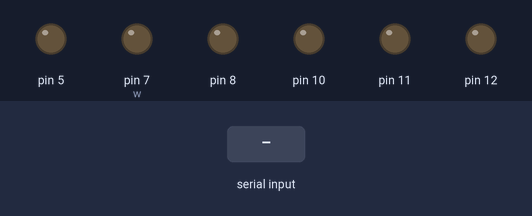
A sketch run on a simulated Arduino Uno, built with avr-gcc and run on an emulated ATmega328P. On the bench: output pins drawn as LEDs (lit = HIGH). The test bench sets the inputs (shaded band). What the sketch prints to the serial monitor is not drawn.

Above: at 1.2 s.
1.3 s: "w" received over Serial
At 1.8 s:
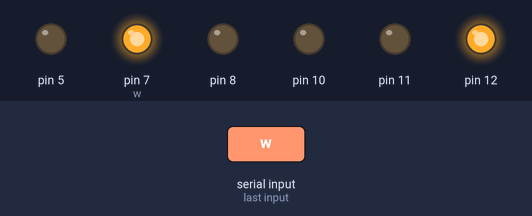
2.8 s: byte 48 ('0') received over Serial
At 4.0 s:
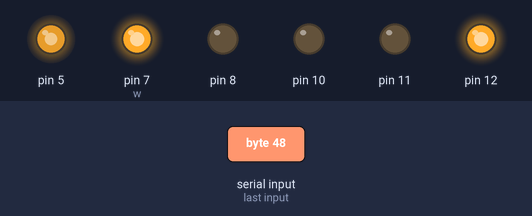
4.3 s: byte 53 ('5') received over Serial
At 5.3 s:
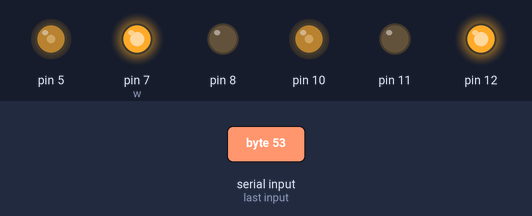
5.8 s: "x" received over Serial
At 6.4 s:
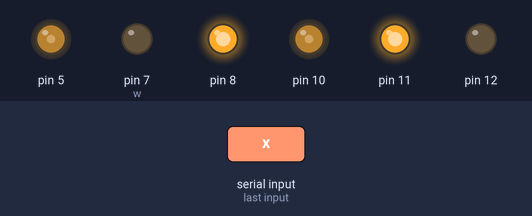
7.3 s: "a" received over Serial
At 8.5 s:
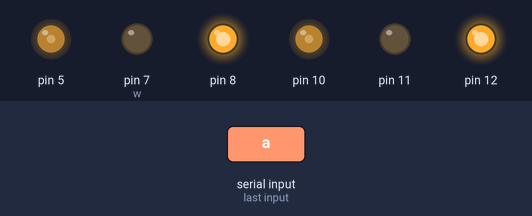
8.8 s: "s" received over Serial
At 9.9 s:
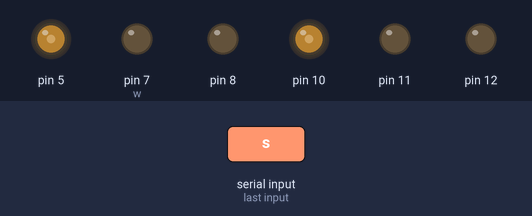
Timing chart, 0 to 11.3 s (numbered marks = the images above; inputs shaded):
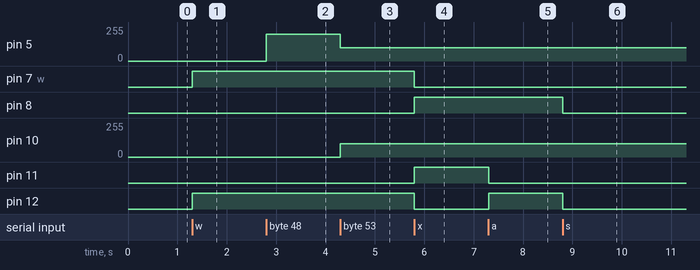

Measured:
- after the input at 1.3 s, pin 7 (w), pin 12: LOW → HIGH at once
- after the input at 2.8 s, pin 5: 0/255 → 200/255 at once
- after the input at 4.3 s, pin 5: 200/255 → 100/255 at once; pin 10: 0/255 → 100/255 at once
- after the input at 5.8 s, pin 7 (w), pin 12: HIGH → LOW at once; pin 8, pin 11: LOW → HIGH at once
- after the input at 7.3 s, pin 11: HIGH → LOW at once; pin 12: LOW → HIGH at once
- after the input at 8.8 s, pin 8, pin 12: HIGH → LOW at once

The sketch:

lab2_wheelsBasic.ino
```cpp
#include "Wheels.h"


Wheels w;
volatile char cmd;

void setup() {
  // put your setup code here, to run once:
  w.attach(7,8,5,12,11,10);
  // void Wheels::attach(int pRF, int pRB, int pRS, int pLF, int pLB, int pLS)
  // blue green yellow grey purple white
  // może będzie trzeba zmienic 11 i 10 ze sobą miejscami i odpowiednio zmienić ze sobą miejscami kabelki

  Serial.begin(9600);
  Serial.println("Forward: WAD");
  Serial.println("Back: ZXC");
  Serial.println("Stop: S");

}


void loop() {
  while(Serial.available())
  {
    cmd = Serial.read();
    switch(cmd)
    {
      case 'w': w.forward(); break;
      case 'x': w.back(); break;
      case 'a': w.forwardLeft(); break;
      case 'd': w.forwardRight(); break;
      case 'z': w.backLeft(); break;
      case 'c': w.backRight(); break;
      case 's': w.stop(); break;
      case '1': w.setSpeedLeft(75); break;
      case '2': w.setSpeedLeft(200); break;
      case '9': w.setSpeedRight(75); break;
      case '0': w.setSpeedRight(200); break;
      case '5': w.setSpeed(100); break;
      case 'f': w.goForward(100); break;
    }
  }
}
```

Wheels.cpp
```cpp
#include <Arduino.h>

#include "Wheels.h"

#define MS_PER_CM 30
#define SET_MOVEMENT(side,f,b) digitalWrite( side[0], f);\
                               digitalWrite( side[1], b)

Wheels::Wheels()
{ }

void Wheels::attachRight(int pF, int pB, int pS)
{
    pinMode(pF, OUTPUT);
    pinMode(pB, OUTPUT);
    pinMode(pS, OUTPUT);
    this->pinsRight[0] = pF;
    this->pinsRight[1] = pB;
    this->pinsRight[2] = pS;
}


void Wheels::attachLeft(int pF, int pB, int pS)
{
    pinMode(pF, OUTPUT);
    pinMode(pB, OUTPUT);
    pinMode(pS, OUTPUT);
    this->pinsLeft[0] = pF;
    this->pinsLeft[1] = pB;
    this->pinsLeft[2] = pS;
}

void Wheels::setSpeedRight(uint8_t s)
{
    analogWrite(this->pinsRight[2], s);
}

void Wheels::setSpeedLeft(uint8_t s)
{
    analogWrite(this->pinsLeft[2], s);
}

void Wheels::setSpeed(uint8_t s)
{
    setSpeedLeft(s);
    setSpeedRight(s);
}

void Wheels::attach(int pRF, int pRB, int pRS, int pLF, int pLB, int pLS)
{
    this->attachRight(pRF, pRB, pRS);
    this->attachLeft(pLF, pLB, pLS);
}

void Wheels::forwardLeft()
{
    SET_MOVEMENT(pinsLeft, HIGH, LOW);
}

void Wheels::forwardRight()
{
    SET_MOVEMENT(pinsRight, HIGH, LOW);
}

void Wheels::backLeft()
{
    SET_MOVEMENT(pinsLeft, LOW, HIGH);
}

void Wheels::backRight()
{
    SET_MOVEMENT(pinsRight, LOW, HIGH);
}

void Wheels::forward()
{
    this->forwardLeft();
    this->forwardRight();
}

void Wheels::back()
{
    this->backLeft();
    this->backRight();
}

void Wheels::stopLeft()
{
    SET_MOVEMENT(pinsLeft, LOW, LOW);
}

void Wheels::stopRight()
{
    SET_MOVEMENT(pinsRight, LOW, LOW);
}

void Wheels::stop()
{
    this->stopLeft();
    this->stopRight();
}

void Wheels::goForward(int cm)
{
    delay(5000);
    setSpeed(200);
    forward();
    delay((int)(MS_PER_CM * cm));
    stop();
}

void Wheels::goBack(int cm)
{
    setSpeed(200);
    back();
    delay((int)(MS_PER_CM * cm));
    stop();
}
```

Wheels.h
```cpp
/*
 * prosta implementacja klasy obsługującej
 * silniki pojazdu za pośrednictwem modułu L298
 *
 * Sterowanie odbywa się przez:
 * 1)  powiązanie odpowiednich pinów I/O Arduino metodą attach()
 * 2)  ustalenie prędkości setSpeed*()
 * 3)  wywołanie funkcji ruchu
 *
 * TODO:
 *  - zabezpieczenie przed ruchem bez attach()
 *  - ustawienie domyślnej prędkości != 0
 */


#include <Arduino.h>


#ifndef Wheels_h
#define Wheels_h


class Wheels {
    public:
        Wheels();
        /*
         *  pinForward - wejście "naprzód" L298
         *  pinBack    - wejście "wstecz" L298
         *  pinSpeed   - wejście "enable/PWM" L298
         */
        void attachRight(int pinForward, int pinBack, int pinSpeed);
        void attachLeft(int pinForward, int pinBack, int pinSpeed);
        void attach(int pinRightForward, int pinRightBack, int pinRightSpeed,
                    int pinLeftForward, int pinLeftBack, int pinLeftSpeed);
        /*
         *  funkcje ruchu
         */
        void forward();
        void forwardLeft();
        void forwardRight();
        void back();
        void backLeft();
        void backRight();
        void stop();
        void stopLeft();
        void stopRight();
        /*
         *  ustawienie prędkości obrotowej (przez PWM)
         *   - minimalna efektywna wartość 60
         *      może zależeć od stanu naładowania baterii
         */
        void setSpeed(uint8_t);
        void setSpeedRight(uint8_t);
        void setSpeedLeft(uint8_t);

        void goForward(int cm);
        void goBack(int cm);

    private:
        int pinsRight[3];
        int pinsLeft[3];
};


#endif
```
